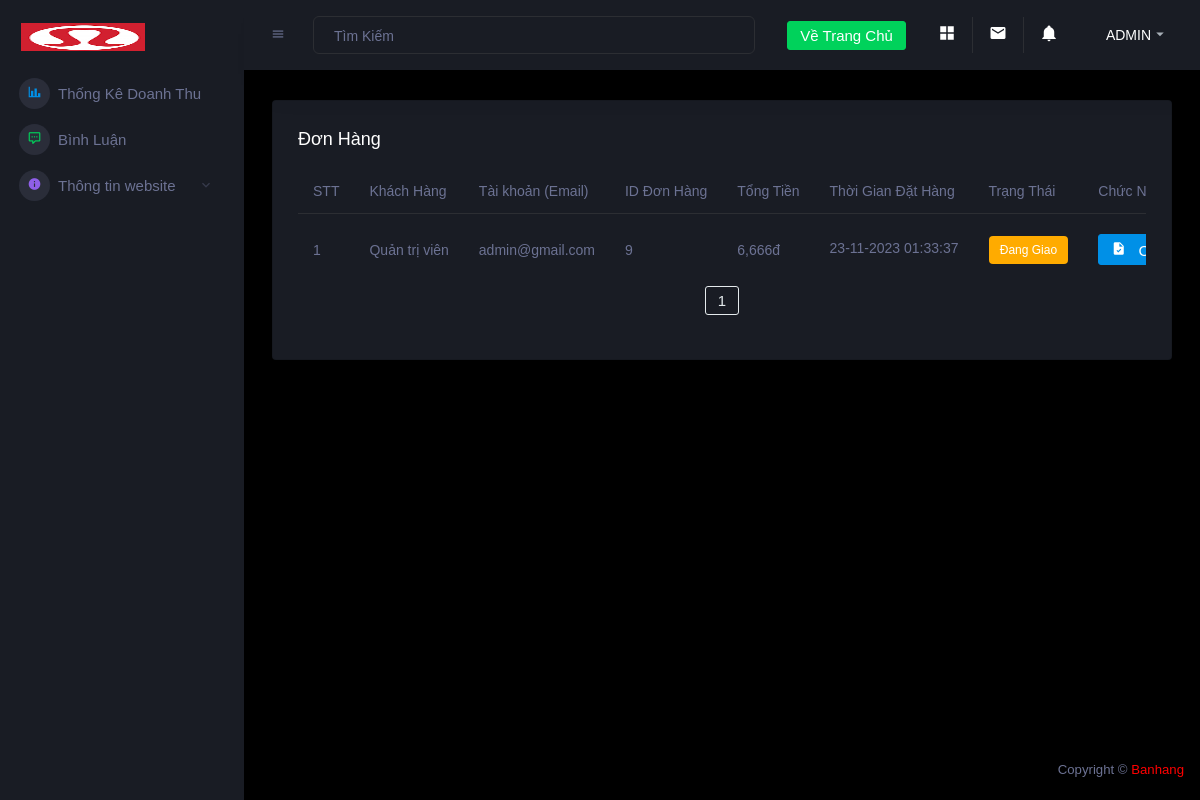
The page /admin/cart.php (signed in) on the database its author committed.
### tables this page shows
CREATE TABLE `donhang` (
  `id` int(11) NOT NULL,
  `id_taikhoan` int(11) NOT NULL,
  `tongtien` int(11) NOT NULL,
  `status` int(11) NOT NULL,
  `diachi` text DEFAULT NULL,
  `thoigian` text DEFAULT NULL
);

CREATE TABLE `taikhoan` (
  `id` int(11) NOT NULL,
  `taikhoan` varchar(55) NOT NULL,
  `matkhau` varchar(50) NOT NULL,
  `hoten` varchar(100) NOT NULL,
  `anh` text NOT NULL,
  `sdt` text NOT NULL,
  `diachi` varchar(255) NOT NULL,
  `phanquyen` int(11) NOT NULL DEFAULT 0,
  `superuser` tinyint(4) NOT NULL DEFAULT 0,
  `status` int(11) NOT NULL DEFAULT 0
);

### connect.php (called while the page is built, shortened)
<?php
function selectAll($sql)
{
    $result = $GLOBALS['conn']->query($sql);
    return $result;
}
function rowCount($sql)
{
    $result =  $GLOBALS['conn']->query($sql);
    return $result->rowCount();
}

### admin/cart.php (the view, shortened to what this page needs)
<?php
include 'header.php';
if (isset($_COOKIE["user"])) {
  $user = $_COOKIE["user"];
  foreach (selectAll("SELECT * FROM taikhoan WHERE taikhoan='$user'") as $row) {
    $permission = $row['phanquyen'];
  }
  if ($permission == 1 || $permission == 0) {
?>
    <div class="main-panel">
      <div class="content-wrapper">
        <div class="row ">
          <div class="col-12 grid-margin">
            <div class="card">
              <div class="card-body">
                <h4 class="card-title addfont">Đơn hàng </h4>
                <div class="table-responsive">
                  <table class="table">
                    <thead>
                      <tr>
                        <th class="addfont" style="width: 10px">STT</th>
                        <th class="addfont">Khách Hàng</th>
                        <th class="addfont">Tài khoản (Email)</th>
                        <th class="addfont">ID Đơn Hàng</th>
                        <th class="addfont">Tổng Tiền</th>
                        <th class="addfont">Thời Gian Đặt Hàng</th>
                        <th class="addfont">Trạng Thái</th>
                        <th class="addfont">Chức Năng</th>
                      </tr>
                    </thead>
                    <tbody>
                      <?php
                      $stt = 1;
                      $item_per_page = !empty($_GET['per_page']) ? $_GET['per_page'] : 8;
                      $current_page = !empty($_GET['page']) ? $_GET['page'] : 1;
                      $offset = ($current_page - 1) * $item_per_page;
                      $numrow = rowCount("SELECT * FROM donhang");
                      $totalpage = ceil($numrow / $item_per_page);
                      foreach (selectAll("SELECT * FROM donhang WHERE status= 1 OR status= 2 OR status= 3 OR status= 4 LIMIT $item_per_page OFFSET $offset") as $row) {
                      ?>
                        <tr class="addfont">
                          <td><?= $stt++ ?></td>
                          <td>
                            <?php
                            foreach (selectAll("SELECT * FROM taikhoan WHERE id={$row['id_taikhoan']}") as $rows) {
                            ?>
                              <span><?= $rows['hoten'] ?></span>
                          </td>
                          <td>
                            <span><?= $rows['taikhoan'] ?></span>
                          </td>
                        <?php } ?>
                        <td>
                          <?= ($row['id']) ?>
                        </td>
                        <td><?= number_format($row['tongtien']) ?>đ</td>
                        <td>
                          <p class="addfont" style="white-space: nowrap;overflow: hidden;text-overflow: ellipsis;max-width: 200px; padding-top: 12px;"><?= ($row['thoigian']) ?></p>
                        </td>
                        <td>
                          <?php
                          $status = $row['status'];
                          if ($status == 1) {
                          ?>
                            <span class="badge badge-info">Chờ Xác Nhận</span>
                          <?php
                          } else if ($status == 2) {
                          ?>
                            <span class="badge badge-warning">Đang Giao</span>
                          <?php
                          } else if ($status == 3) {
                          ?>
                            <span class="badge badge-success">Đã Giao</span>
                          <?php
                          } else {
                          ?>
                            <span class="badge badge-danger">Đã Hủy</span>
                          <?php
                          }
                          ?>
                        </td>
                        <td>
                          <a type="button" class="btn btn-primary btn-icon-text" href="cartdetail.php?id=<?= $row['id'] ?>">
                            <i class="mdi mdi-file-check btn-icon-prepend"></i> Chi Tiết</a>
                        </td>
                        </tr>
                      <?php
                      }
                      ?>
                    </tbody>
                  </table>
                  <div class="col-lg-12">
                    <div class="pageination">
                      <nav aria-label="Page navigation example">
                        <ul class="pagination justify-content-center">
                          <?php for ($num = 1; $num <= $totalpage; $num++) { ?>
                            <?php
                            if ($num != $current_page) {
                            ?>
                              <?php if ($num > $current_page - 3 && $num < $current_page + 3) { ?>
                                <li class="page-item"><a class="btn btn-outline-secondary" href="?per_page=<?= $item_per_page ?>&page=<?= $num ?>"><?= $num ?></a></li>
                              <?php } ?>
                            <?php
                            } else {
                            ?>
                              <strong class="page-item"><a class="btn btn-outline-secondary"><?= $num ?></a></strong>
                          <?php
                            }
                          }
                          ?>
                      </nav>
                    </div>
                  </div>
                </div>
              </div>
            </div>
          </div>
        </div>
      </div>
  <?php
  }
}
include 'footer.php';
  ?>

### admin/header.php (style rules this page uses)
.addfont { font-family: 'Arial'; }

### rows shown on the page
donhang: id "9", tongtien "6,666", thoigian "23-11-2023 01:33:37", status "Đang Giao"
taikhoan: hoten "Quản trị viên", taikhoan "admin@gmail.com"
